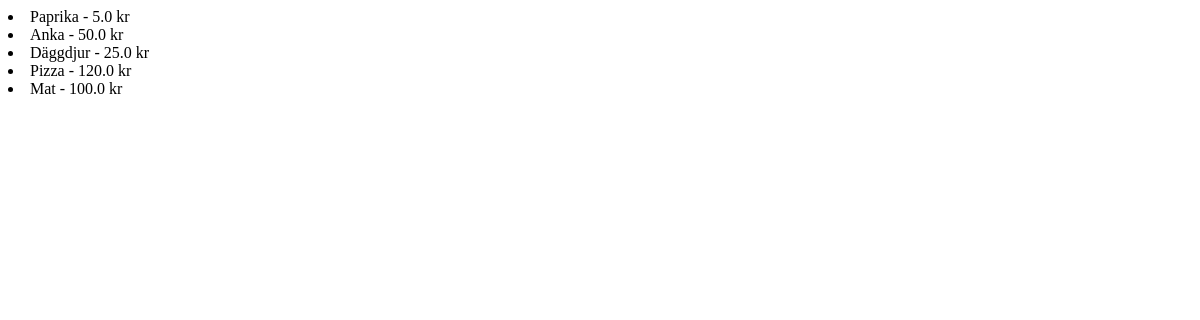
The app's page /products/, older data.
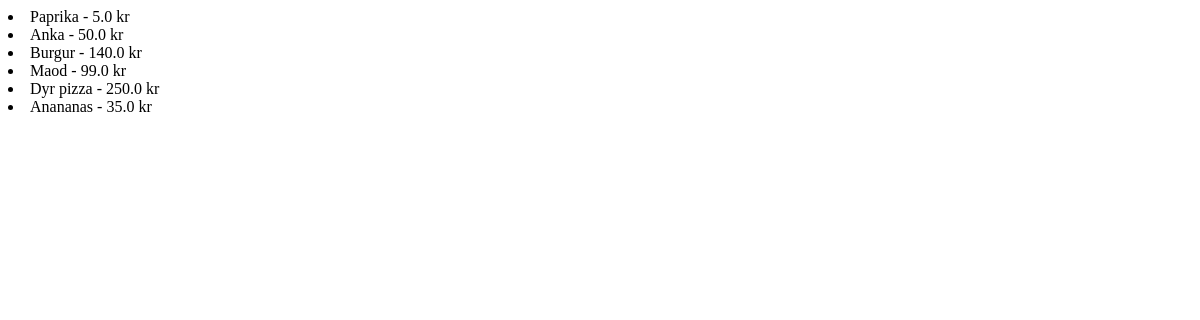
The same page, newer data.
### products/models.py (models this page shows, shortened)
class Product(models.Model):
  id = models.AutoField(primary_key=True)
  name = models.CharField(max_length=200)
  price = models.FloatField(max_length=200)

### products/views.py (the view)
# urls.py: path('', views.IndexView.as_view(), name='index'),
class IndexView(generic.ListView):
  template_name = 'products/index.html'
  context_object_name = 'latest_product_list'
  def get_queryset(self):
    return Product.objects.all()

### products/templates/products/index.html
{% if latest_product_list %}
    {% for product in latest_product_list %}
        <li>{{ product.name }} - {{ product.price }} kr</li>
    {% endfor %}
{% else %}
    <p>No products are available.</p>
{% endif %}

Row changes from the older to the newer data that the page shows:
removed Product: name "Pizza", price "120.0"
changed Product: name "Däggdjur" → "Burgur"; price "25.0" → "140.0"
changed Product: name "Mat" → "Maod"; price "100.0" → "99.0"
added Product: name "Dyr pizza", price "250.0"
added Product: name "Anananas", price "35.0"
